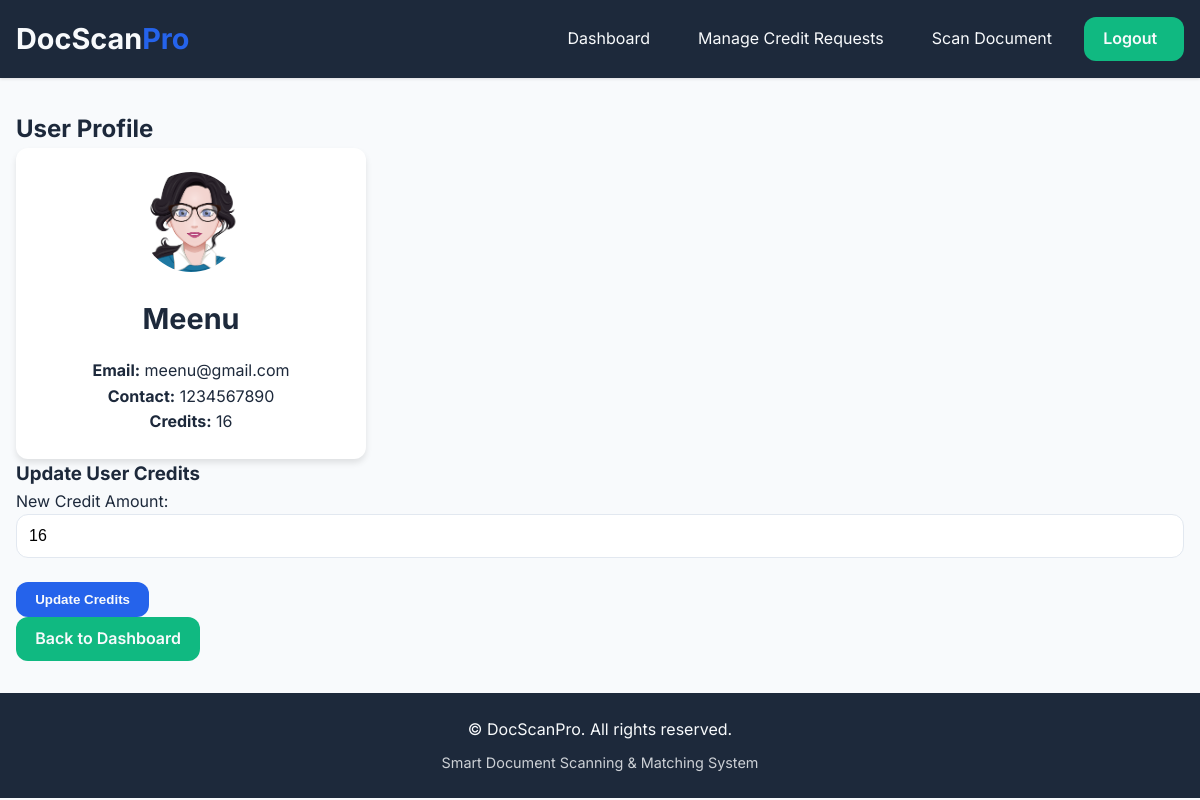
The app's page /admin/user/4 (signed in) with its own data.
### tables this page shows
CREATE TABLE users (
            id INTEGER PRIMARY KEY AUTOINCREMENT,
            name TEXT NOT NULL,
            email TEXT UNIQUE NOT NULL,
            contact TEXT NOT NULL,
            password_hash TEXT NOT NULL,
            gender TEXT DEFAULT 'others',
            role TEXT DEFAULT 'user',
            credits INTEGER DEFAULT 20,
            last_reset DATE DEFAULT CURRENT_DATE
        );

### blueprints/admin.py (the view, shortened to what this page needs)
@admin_bp.route('/user/<int:user_id>', methods=['GET', 'POST'])
def admin_user_details(user_id):
    if 'user_id' not in session or session.get('role') != 'admin':
        flash('Unauthorized access.', 'error')
        return redirect('/')
    conn = get_db_connection()
    cursor = conn.cursor()
    cursor.execute("SELECT * FROM users WHERE id = ?", (user_id,))
    user = cursor.fetchone()
    conn.close()
    return render_template('admin_user_details.html', user=user)

### app.py (called while the page is built)
@app.after_request
def add_security_headers(response):
    response.headers['Strict-Transport-Security'] = 'max-age=31536000; includeSubDomains'
    response.headers['X-Content-Type-Options'] = 'nosniff'
    response.headers['X-Frame-Options'] = 'DENY'
    response.headers['X-XSS-Protection'] = '1; mode=block'
    response.headers['Content-Security-Policy'] = "default-src 'self' 'unsafe-inline' https://fonts.googleapis.com https://fonts.gstatic.com"
    return response

### blueprints/admin.py (called while the page is built)
def get_db_connection():
    conn = sqlite3.connect('database.db')
    conn.row_factory = sqlite3.Row
    return conn

### templates/admin_user_details.html (shortened to what this page needs)
{% extends "base.html" %}
{% block content %}
<div class="user-details-dashboard fade-in">
  <h2>User Profile</h2>
  <div class="user-card card">
    <div class="user-header">
      {% if user.gender == 'male' %}
        <img src="{{ url_for('static', filename='maleAvtar.png') }}" alt="Male Avatar" class="avatar">
      {% elif user.gender == 'female' %}
        <img src="{{ url_for('static', filename='femaleAvtar.png') }}" alt="Female Avatar" class="avatar">
      {% else %}
        <img src="{{ url_for('static', filename='defaultAvatar.png') }}" alt="Default Avatar" class="avatar">
      {% endif %}
      <h2>{{ user.name }}</h2>
    </div>
    <div class="user-info">
      <p><strong>Email:</strong> {{ user.email }}</p>
      <p><strong>Contact:</strong> {{ user.contact }}</p>
      <p><strong>Credits:</strong> {{ user.credits }}</p>
    </div>
  </div>
  <div class="update-credits card">
    <h3>Update User Credits</h3>
    <form method="POST">
      <div class="form-group">
        <label for="credits">New Credit Amount:</label>
        <input type="number" name="credits" id="credits" class="input-field" value="{{ user.credits }}" required>
      </div>
      <button type="submit" class="btn btn-primary">Update Credits</button>
    </form>
  </div>
  <a href="/admin/analytics" class="btn btn-secondary">Back to Dashboard</a>
</div>
{% endblock %}

### static/style.css (style rules this page uses)
:root { --primary: #2563eb; --primary-hover: #1d4ed8; --secondary: #10b981; --secondary-hover: #059669; --accent: #f59e0b; --dark: #1d293b; --light: #f8fafc; --background: #ffffff; --success: #10b981; --error: #ef4444; --warning: #f59e0b; --radius: 12px; --shadow-sm: 0 1px 3px rgba(0,0,0,0.12); --shadow-md: 0 4px 6px rgba(0,0,0,0.1); --shadow-lg: 0 10px 15px rgba(0,0,0,0.1); --transition: all 0.3s cubic-bezier(0.4, 0, 0.2, 1); }
* { margin: 0; padding: 0; box-sizing: border-box; }
body { font-family: 'Inter', system-ui, sans-serif; background: var(--light); color: var(--dark); line-height: 1.6; }
.btn { padding: 0.6rem 1.2rem; border: none; border-radius: var(--radius); cursor: pointer; font-weight: 600; transition: var(--transition); text-decoration: none; display: inline-block; }
.btn-primary { background: var(--primary); color: var(--light); }
.btn-secondary { background: var(--secondary); color: var(--light); }
.fade-in { animation: fadeIn 0.5s ease-out; }
.form-group { margin-bottom: 1.5rem; }
.input-field { width: 100%; padding: 0.75rem; border: 1px solid #e2e8f0; border-radius: var(--radius); font-size: 1rem; transition: var(--transition); }
.user-card { flex: 1 1 300px; max-width: 350px; background: #fff; border-radius: var(--radius); box-shadow: var(--shadow-md); padding: 1.5rem; text-align: center; }
.user-card .user-header { margin-bottom: 1rem; }
.user-card .avatar { width: 100px; height: 100px; border-radius: 50%; object-fit: cover; margin-bottom: 1rem; }
.user-card h2 { font-size: 1.8rem; margin-bottom: 0.5rem; }
.btn { padding: 0.6rem 1.2rem; min-width: 100px; border: none; border-radius: var(--radius); cursor: pointer; font-weight: 600; transition: var(--transition); text-decoration: none; display: inline-block; }

### records on screen
users: name "Meenu", email "meenu@gmail.com", contact "1234567890", credits "16"
